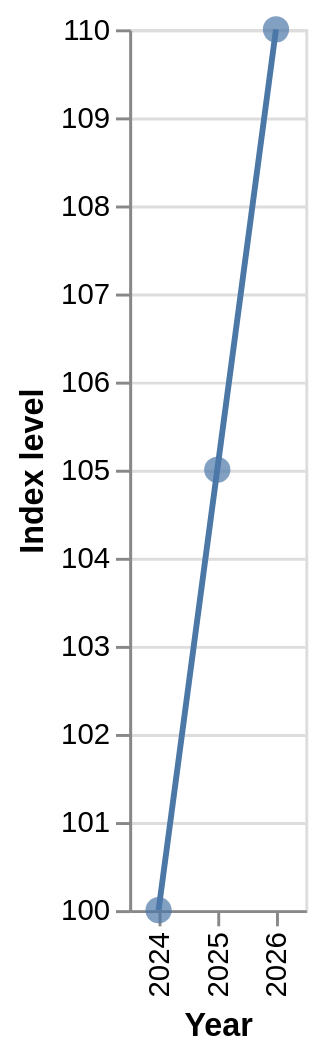

Express this chart as Vega-Lite.
### Vega-Lite specification from a JSON file in a GitHub repository (floating-point values rounded to 4 significant figures)
{"$schema": "https://vega.github.io/schema/vega-lite/v6.json", "description": "Raw index level per calendar year.", "width": "container", "height": "container", "data": {"values": [{"year": 2024, "level": 100.0, "onLevelFactor": 1.1}, {"year": 2025, "level": 105.0, "onLevelFactor": 1.05}, {"year": 2026, "level": 110.0, "onLevelFactor": 1.0}]}, "encoding": {"x": {"field": "year", "type": "ordinal", "title": "Year"}, "y": {"field": "level", "type": "quantitative", "scale": {"zero": false}, "title": "Index level"}, "tooltip": [{"field": "year", "type": "ordinal", "title": "Year"}, {"field": "level", "type": "quantitative", "title": "Level", "format": ","}, {"field": "onLevelFactor", "type": "quantitative", "title": "Factor to current year", "format": ".4f"}]}, "layer": [{"mark": {"type": "line"}}, {"mark": {"type": "point", "filled": true, "size": 80}}]}
